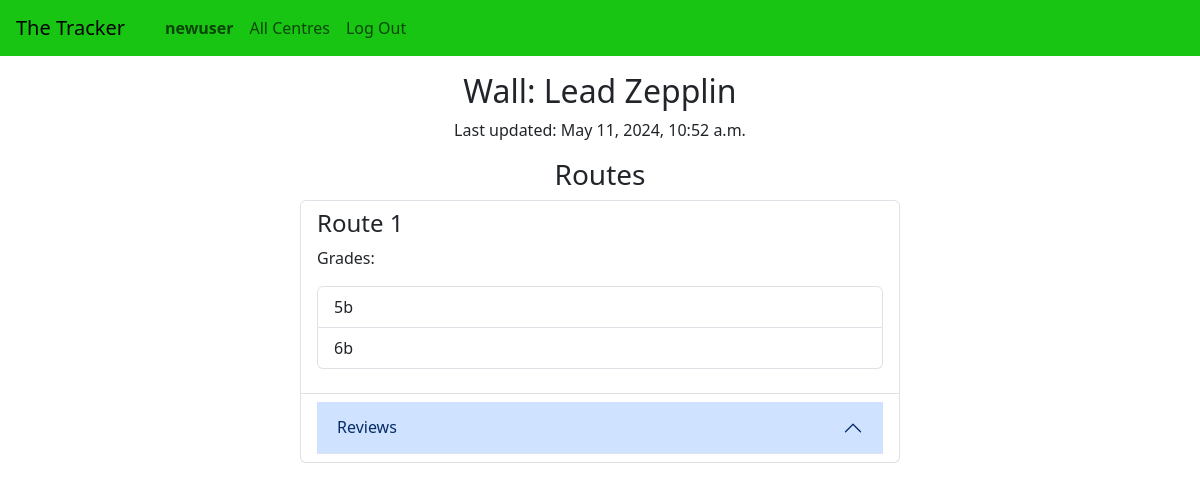
Page /centre/walls/1 (signed in) on the earlier database version.
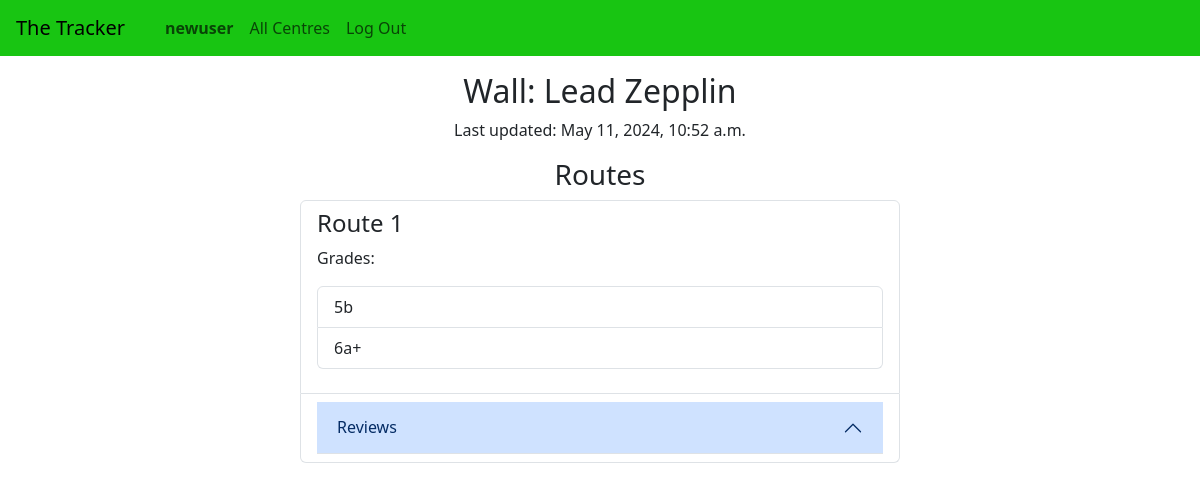
Same page on the later database version.
### tracker/models.py (models this page shows)
class Wall(models.Model):
    centre = models.ForeignKey(Centre, related_name="walls", on_delete=models.CASCADE, blank=True)
    name = models.TextField(max_length=100)
    last_updated = models.DateTimeField(auto_now=True)
    class Meta:
        app_label = "tracker"

class Grade(models.Model):
    route = models.ForeignKey("Route", related_name="grades", on_delete=models.CASCADE)
    grade = models.CharField(max_length=10)
    climbers = models.ManyToManyField("Climber", related_name="climbed_grades")
    def serialise(self):
        return {
            "id": self.id,
            "grade": self.grade,
        }
    class Meta:
        app_label = "tracker"

### tracker/views.py (the view)
# urls.py: path("centre/walls/<int:wall_id>", views.view_wall, name="wall"),
@login_required
def view_wall(request, wall_id):
    wall = Wall.objects.get(id=wall_id)
    return render(request, "tracker/wall.html", {
        "wall": wall,
        "routes": [route.serialise(request) for route in wall.routes.all()],
        "location": wall.centre if wall.centre is not None else None,
    })

### templates/tracker/wall.html (shortened to what this page needs)
{% extends 'tracker/layout.html' %}
{% load static %}
{% block body %}
    <div class="text-center">
        <h2>Wall: {{ wall.name }}</h2>
        <p>Last updated: {{ wall.last_updated }}</p>
    </div>
    <div class="text-center">
        <h3>Routes</h3>
    </div>
    <ul class="list-group col-md-6 mx-auto" >
        {% for route in routes %}
            <li class="list-group-item" id="route-{{ route.id }}-li">
                <h4 id="route-{{ route.id }}-title">Route {{ route.number }}</h4>
                <p>Grades:</p>
                <div id="route-{{ route.id }}-grades">
                    <ul class="list-group pb-3">
                        {% for grade in route.grades %}
                            <li class="list-group-item container">
                                <span class="float-start text-start col-md-6">
                                    {{ grade.grade }}
                                </span>
                            </li>
                        {% endfor %}
                    </ul>
                </div>
            </li>
            <li class="list-group-item accordion accordion-flush" id="route-{{ route.id }}-accordian">
                    <div class="accordion-item p-0 m-0">
                        <h2 class="accordion-header" id="route-{{ route.id }}-acc-heading">
                            <button class="accordion-button" type="button" data-bs-toggle="collapse" data-bs-target="#route-{{ route.id }}-acc-item" aria-expanded="false" aria-controls="route-{{ route.id }}-acc-item">
                                Reviews
                            </button>
                        </h2>
                    </div>
            </li>
        {% endfor %}
    </ul>
{% endblock %}

### templates/tracker/layout.html (shortened to what this page needs)
{% load static %}
<!DOCTYPE html>
<html lang="en">
<head>
    <link href="https://cdn.jsdelivr.net/npm/bootstrap@5.3.3/dist/css/bootstrap.min.css" rel="stylesheet">
    <link rel="stylesheet" href="{% static 'styles.css' %}">
</head>
<body>
    <nav class="navbar navbar-expand-lg navbar-light">
        <a class="navbar-brand px-3" href="">The Tracker</a>
        <div>
            <ul class="navbar-nav mr-auto">
                {% if user.is_authenticated %}
                    <li class="nav-item">
                        <a class="nav-link" href="{% url 'account' %}"><strong id="username-link">{{ user.username }}</strong></a>
                    </li>
                {% endif %}
                <li class="nav-item">
                    <a class="nav-link" href="{% url 'index' %}">All Centres</a>
                </li>
                {% if user.is_authenticated %}
                    <li class="nav-item">
                        <a class="nav-link" href="{% url 'logout' %}">Log Out</a>
                    </li>
                {% endif %}
            </ul>
        </div>
    </nav>
    <div class="body mx-auto">
        {% block body %}
        {% endblock %}
    </div>
</body>
</html>

### static/styles.css (style rules this page uses)
.navbar-light { background: #18c512; }
a { color: black; text-underline: none; }

Differences in the rows shown:
removed Grade: grade "6b"
added Grade: grade "6a+"
